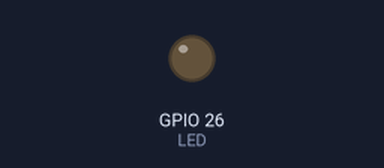
This program was run on a simulated Raspberry Pi (BCM pin numbers). Shown: output pins drawn as LEDs (lit = HIGH).

Above: at 0.05 s.
At 0.5 s:
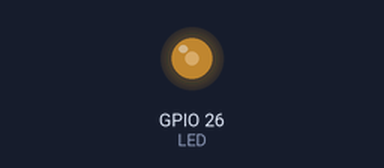
At 0.95 s:
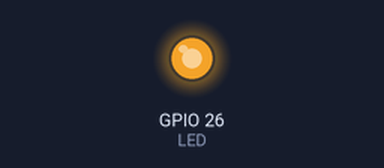
At 1.9 s:
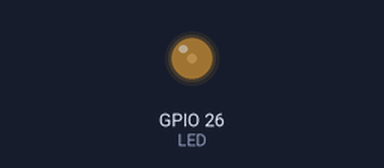
Timing chart, 0 to 4.8 s (numbered marks = the images above):
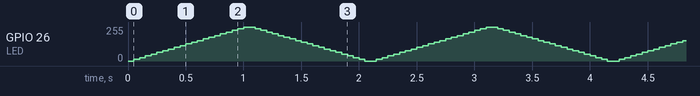

The program:

pwm.py
```python
#!/usr/bin/python
# -*- coding:utf-8 -*-
import RPi.GPIO as GPIO
import time
LED = 26
GPIO.setmode(GPIO.BCM)
GPIO.setup(LED,GPIO.OUT)

p = GPIO.PWM(LED,50)
p.start(0)
try:
	while True:
		for dc in range(0,101,5):
			p.ChangeDutyCycle(dc)
			time.sleep(0.05)
		for dc in range(100,-1,-5):
			p.ChangeDutyCycle(dc)
			time.sleep(0.05)
except KeyboardInterrupt:
	pass
	p.stop()
	GPIO.cleanup()
```
